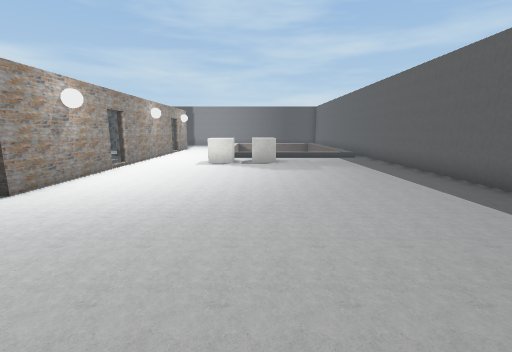
[1] (above)

16 first-person views from a walk through a 3-D level made in the Unity game engine. The camera is 1.3 m above the floor, tilts 10° down and sees 90° across. The floor is counted in squares, 1 m on a side. Each view is taken from the middle of a square. On the plan, view 1 faces up. The plan holds only what a view shows up to about 13 squares ahead; the rest is blank. The player is left out. Some surface patterns are stand-ins.

[2]
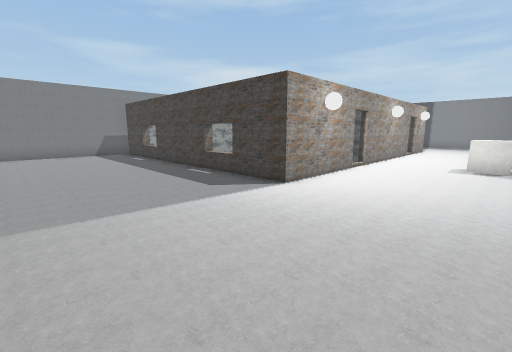

[3]
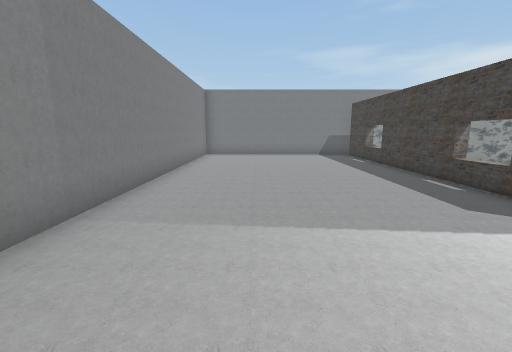

[4]
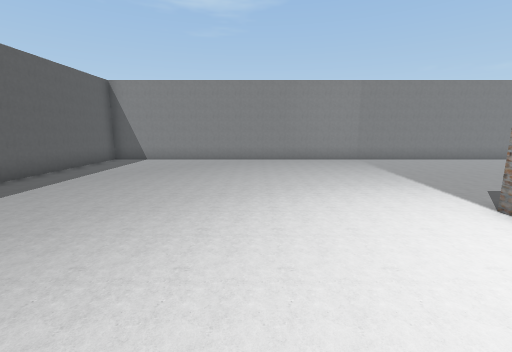

[5]
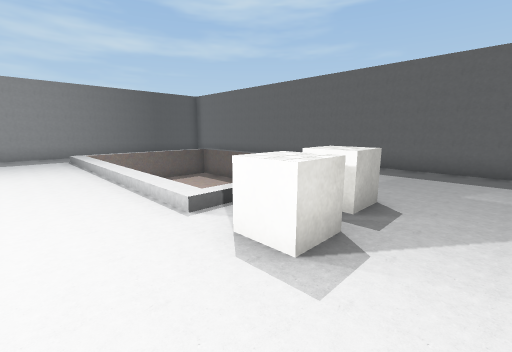

[6]
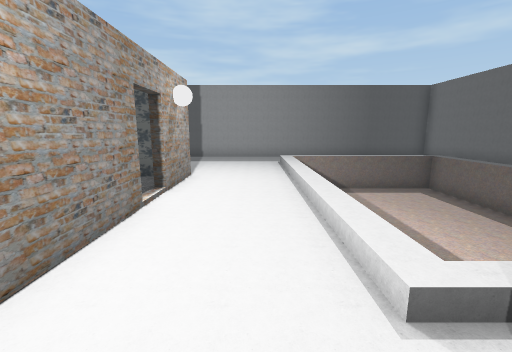

[7]
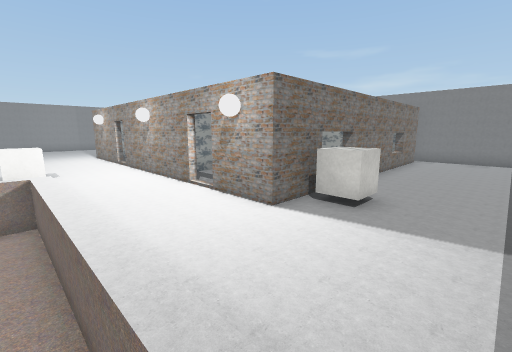

[8]
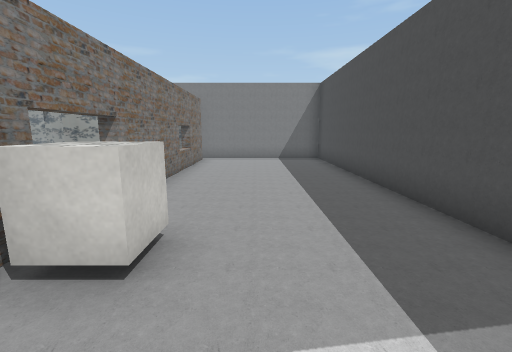

[9]
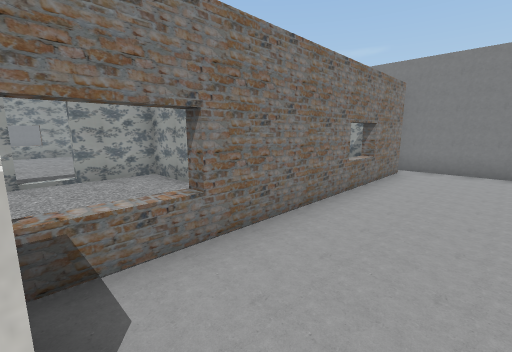

[10]
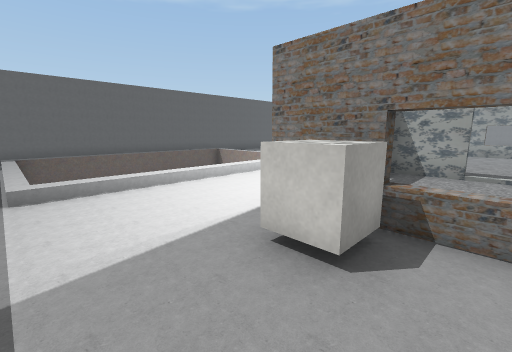

[11]
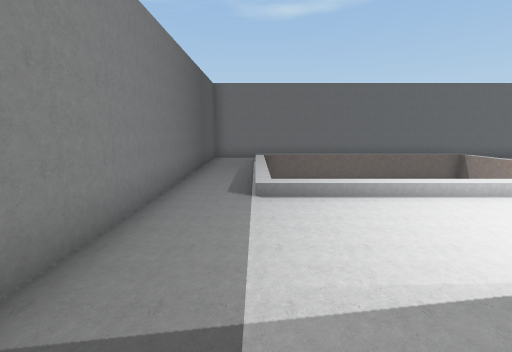

[12]
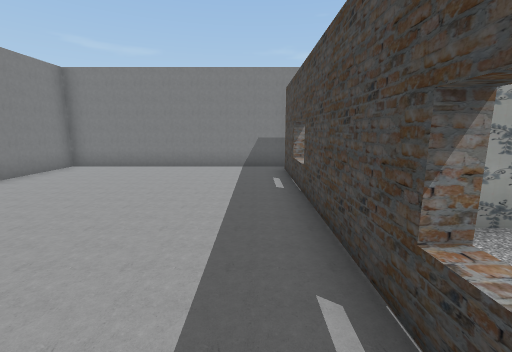

[13]
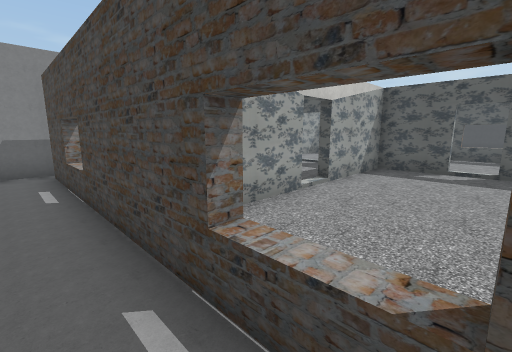

[14]
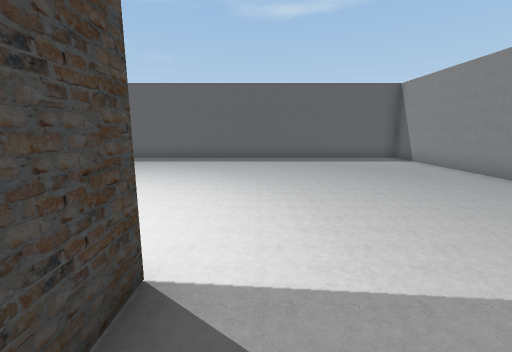

[15]
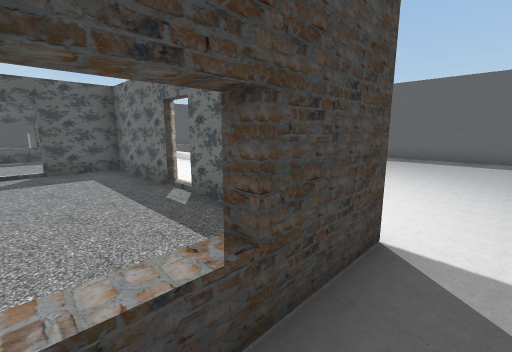

[16]
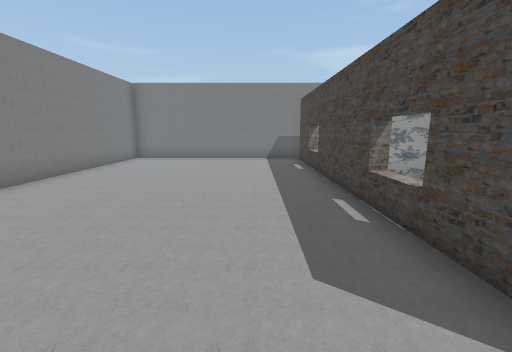

### Floor plan
Key: @ floor where view 1 was taken; # wall or solid block; x gap in a wall; . floor; / step, stairs or slope; v drop or lower ground; O other object.
Columns run from 17 left of view 1 to 6 right of it. Each row starts with its distance up from view 1.
 24 ########################
 23 #......................#
 22 #..............////////#
 21 #............../  vvvv/#
 20 #.........OO.../  vvvv/#
 19 #.........OO.../v vvvv/#
 18 #############../v vvvv/#
 17        #....#../v vvvv/#
 16        #......./v vvvv #
 15        #....#../v    v #
 14        #....#../v    v #
 13        ##.x##../vvvvvv/#
 12        #... #....O.....#
 11        #....#..OOOO....#
 10        #....#..........#
  9        #....x..........#
  8        #....#..........#
  7        #....#..........#
  6        #....#..........#
  5 #############..........#
  4 #......................#
  3 #......................#
  2 #......................#
  1 #......................#
  0 #................@.....#
 -1 #......................#
 -2 #......................#
 -3 ########################

Where each view was taken, in squares from view 1:
view 1: 0 up, 0 right, facing up
view 2: 0 up, 1 left, facing up-left
view 3: 0 up, 2 left, facing left
view 4: 9 up, 1 left, facing down
view 5: 9 up, 4 left, facing up-right
view 6: 11 up, 3 left, facing up
view 7: 22 up, 1 left, facing down-left
view 8: 21 up, 4 left, facing left
view 9: 21 up, 7 left, facing down-left
view 10: 22 up, 8 left, facing down-right
view 11: 22 up, 7 left, facing right
view 12: 4 up, 7 left, facing left
view 13: 4 up, 7 left, facing up-left
view 14: 4 up, 7 left, facing right
view 15: 4 up, 8 left, facing up-right
view 16: 3 up, 4 left, facing left
